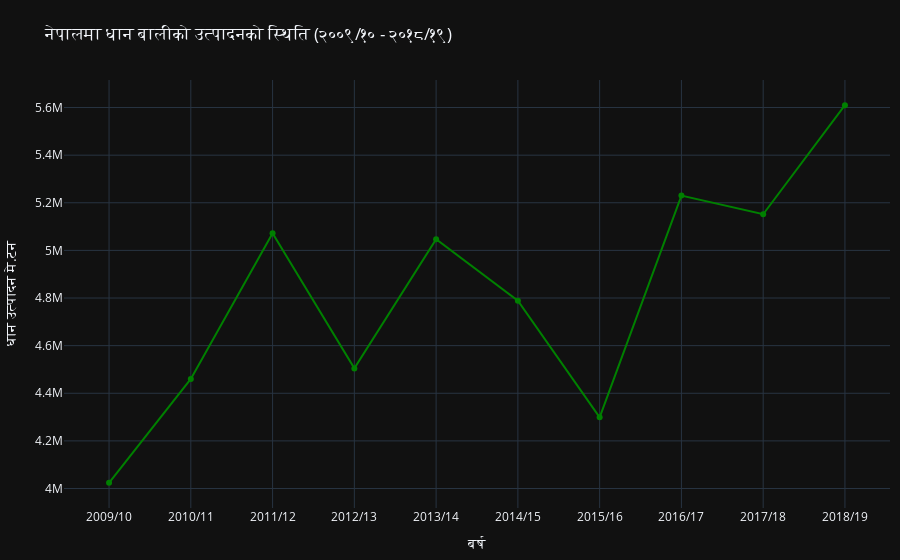

This figure's notebook cell:
### Code cell
year= ['2009/10','2010/11','2011/12','2012/13','2013/14','2014/15','2015/16','2016/17','2017/18','2018/19']
production = [4023823,4460278,5072248,4504503,5047047,4788612,4299079,5230327,5151925,5610011]

fig = go.Figure()
fig.add_trace(go.Scatter(x=year, y=production,
                    line_shape='linear',line=dict(color='green', width=2)))

fig.update_layout(margin=dict(t=80, b=10, l=10, r=10),
                  title = 'नेपालमा धान बालीको उत्पादनको स्थिति (२००९/१० - २०१८/१९)',
                  xaxis_title = 'बर्ष',
                  yaxis_title = 'धान उत्पादन मे.टन ',
                 template='plotly_dark')
fig.show()

### Figure 1 — Plotly figure (JSON) as saved in the notebook; plotly's stock layout.template omitted (floating-point values rounded to 4 significant figures)
{"data": [{"line": {"color": "green", "shape": "linear", "width": 2}, "type": "scatter", "x": ["2009/10", "2010/11", "2011/12", "2012/13", "2013/14", "2014/15", "2015/16", "2016/17", "2017/18", "2018/19"], "y": [4023823, 4460278, 5072248, 4504503, 5047047, 4788612, 4299079, 5230327, 5151925, 5610011]}], "layout": {"margin": {"b": 10, "l": 10, "r": 10, "t": 80}, "title": {"text": "नेपालमा धान बालीको उत्पादनको स्थिति (२००९/१० - २०१८/१९)"}, "xaxis": {"title": {"text": "बर्ष"}}, "yaxis": {"title": {"text": "धान उत्पादन मे.टन "}}}}
